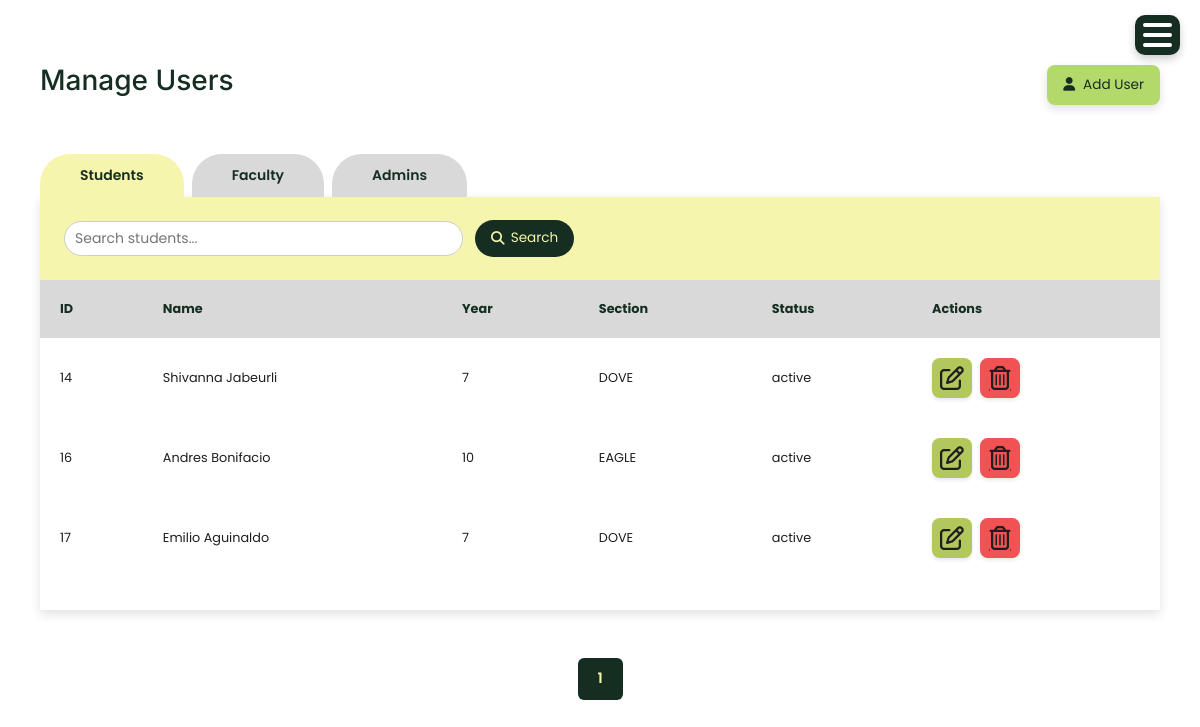
Before: /manage_user/ (signed in) with the older database file.
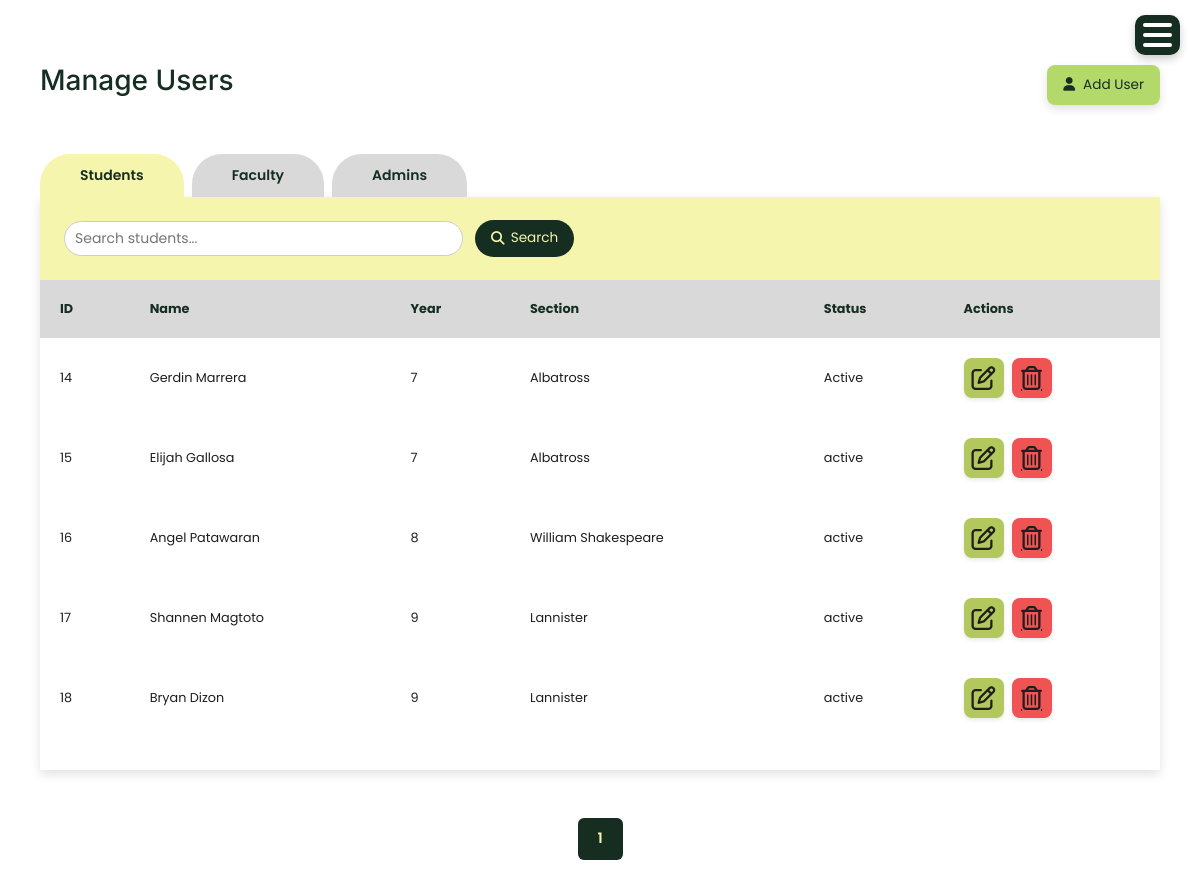
After: the same page with the newer database file.
### account/models.py (models this page shows)
class Student(models.Model):
    user = models.OneToOneField(User, on_delete=models.CASCADE)
    year_level = models.IntegerField()
    section = models.CharField(max_length=50)
    course = models.CharField(max_length=100)
    status = models.CharField(max_length=20, default="Active")

class User(AbstractUser):
    is_admin = models.BooleanField('Is admin', default=False)
    is_student = models.BooleanField('Is student', default=False)
    is_faculty = models.BooleanField('Is faculty', default=False)
    department = models.CharField(max_length=100, blank=True, null=True)
    course = models.CharField(max_length=100, blank=True, null=True)
    section = models.CharField(max_length=50, blank=True, null=True)
    status = models.CharField(max_length=20, default="Active")  # Active, Inactive, Pending
    ROLE_CHOICES = (
        ('admin', 'Admin'),
        ('faculty', 'Faculty'),
        ('student', 'Student'),
    )
    role = models.CharField(max_length=20, choices=ROLE_CHOICES)

### account/views.py (the view, shortened to what this page needs)
# urls.py: path('manage_user/', views.manage_user, name='manage_user'),
@login_required
def manage_user(request):
    tab = request.GET.get('tab', 'students')
    search = request.GET.get('search', '')
    gender_filter = request.GET.get('gender', '')
    dept_filter = request.GET.get('department', '')
    course_filter = request.GET.get('course', '')
    grade_filter = request.GET.get('grade', '').strip()
    section_filter = request.GET.get('section', '').strip()
    students = Student.objects.all()
    if search:
        students = students.filter(Q(user__first_name__icontains=search) | Q(user__last_name__icontains=search))
    if gender_filter:
        try:
            students = students.filter(user__gender=gender_filter)
        except Exception:
            pass
    if dept_filter:
        try:
            students = students.filter(department=dept_filter)
        except Exception:
            pass
    if course_filter:
        try:
            students = students.filter(course=course_filter)
        except Exception:
            pass
    students_list = None
    if students.exists():
        students_list = students
    faculty = Faculty.objects.all()
    if search:
        faculty = faculty.filter(Q(user__first_name__icontains=search) | Q(user__last_name__icontains=search))
    if dept_filter:
        faculty = faculty.filter(department=dept_filter)
    admins = User.objects.filter(is_admin=True)
    if search:
        admins = admins.filter(Q(first_name__icontains=search) | Q(last_name__icontains=search))
    page = request.GET.get('page', 1)
    per_page = 15  # Increased to reduce pagination when not needed
    if tab == 'students':
        paginator = Paginator(students_list, per_page)
    elif tab == 'faculty':
        paginator = Paginator(faculty, per_page)
    else:
        paginator = Paginator(admins, per_page)
    try:
        page_obj = paginator.page(page)
    except:
        page_obj = paginator.page(1)
    context = {
        'tab': tab,
        'students': students if tab != 'students' else None,
        'faculty': faculty if tab != 'faculty' else None,
        'admins': admins if tab != 'admins' else None,
        'page_obj': page_obj,
        'search': search,
        'gender_filter': gender_filter,
        'dept_filter': dept_filter,
        'course_filter': course_filter,
        'grade_filter': grade_filter,
        'section_filter': section_filter,
    }
    return render(request, 'manage_user.html', context)

### templates/manage_user.html (shortened to what the changed rows need)
{% extends 'base.html' %}
{% load static %}
{% block content %}
<div class="container mt-4">
    <div class="user-folder-card">
        <div class="user-heading">
            <h2>Manage Users</h2>
        </div>
        <div class="tab-content">
            <div class="user-data-table">
                <div id="students" class="tab-pane {% if tab == 'students' %}active{% endif %}">
                    <div class="user-table-wrapper">
                        <table class="user-table">
                            <thead>
                                <tr>
                                    <th>ID</th>
                                    <th>Name</th>
                                    <th>Year</th>
                                    <th>Section</th>
                                    <th>Status</th>
                                    <th>Actions</th>
                                </tr>
                            </thead>
                            <tbody>
                                {% if tab == 'students' %}
                                    {% for s in page_obj %}
                                        <tr>
                                            <td>{{ s.id }}</td>
                                            <td>{{ s.user.get_full_name }}</td>
                                            <td>{{ s.year_level }}</td>
                                            <td>{{ s.section }}</td>
                                            <td>{{ s.status }}</td>
                                            <td class="actions-cell">
                                                <div class="action-buttons">
                                                    <button type="button" class="btn-icon btn-icon-edit"
                                                            data-bs-toggle="modal"
                                                            data-bs-target="#editStudentModal{{ s.id }}"
                                                            title="Edit">
                                                        <i class="fa-regular fa-pen-to-square"></i>
                                                    </button>
                                                    <a href="{% url 'delete_student' s.id %}"
                                                       class="btn-icon btn-icon-delete"
                                                       title="Delete">
                                                        <i class="fa-regular fa-trash-can"></i>
                                                    </a>
                                                </div>
                                            </td>
                                        </tr>
                                    {% empty %}
                                        <tr>
                                            <td colspan="6">No students found.</td>
                                        </tr>
                                    {% endfor %}
                                {% endif %}
                            </tbody>
                        </table>
                    </div>
                </div>
            </div>
        </div>
        {% if page_obj %}
        <nav aria-label="Page navigation">
            <ul class="pagination justify-content-center mt-3">
                {% for num in page_obj.paginator.page_range %}
                    {% if page_obj.number == num %}
                        <li class="page-item active"><span class="page-link">{{ num }}</span></li>
                    {% elif num > page_obj.number|add:'-3' and num < page_obj.number|add:'3' %}
                        <li class="page-item">
                            <a class="page-link" href="?tab={{ tab }}&page={{ num }}{% if search %}&search={{ search }}{% endif %}">{{ num }}</a>
                        </li>
                    {% endif %}
                {% endfor %}
            </ul>
        </nav>
        {% endif %}
    </div>
</div>
{% endblock %}

Changed rows visible on the page:
changed Student id 14: user.get_full_name "Shivanna Jabeurli" → "Gerdin Marrera"; section "DOVE" → "Albatross"; status "active" → "Active"
added Student: id "15", user.get_full_name "Elijah Gallosa", year_level "7", section "Albatross", status "active"
changed Student id 16: user.get_full_name "Andres Bonifacio" → "Angel Patawaran"; year_level "10" → "8"; section "EAGLE" → "William Shakespeare"
changed Student id 17: user.get_full_name "Emilio Aguinaldo" → "Shannen Magtoto"; year_level "7" → "9"; section "DOVE" → "Lannister"
added Student: id "18", user.get_full_name "Bryan Dizon", year_level "9", section "Lannister", status "active"
